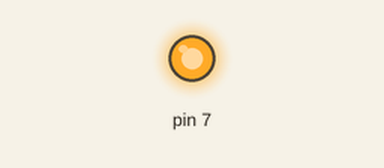
Recording of a sketch running on a simulated Arduino Uno, built with avr-gcc and run on an emulated ATmega328P. Shown: output pins drawn as LEDs (lit = HIGH).

Above: at 5.0 s.
At 15.0 s:
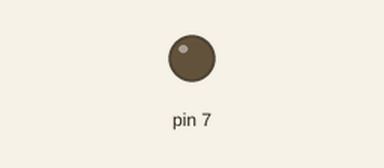
Timing chart, 0 to 26.0 s (numbered marks = the images above):
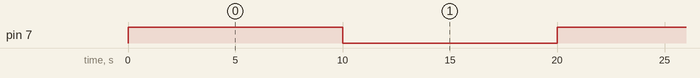

The sketch:

ejemplo.ino
```cpp
void setup() {
  // put your setup code here, to run once:
DDRD = B10000000;

}

void loop() {
  // put your main code here, to run repeatedly:
  PORTD = B10000000;
  delay(10000);

  PORTD = B00000000;
  delay(10000);

}
```

Measured:
- by itself, pin 7: alternates HIGH for 10.0 s and LOW for 10.0 s
